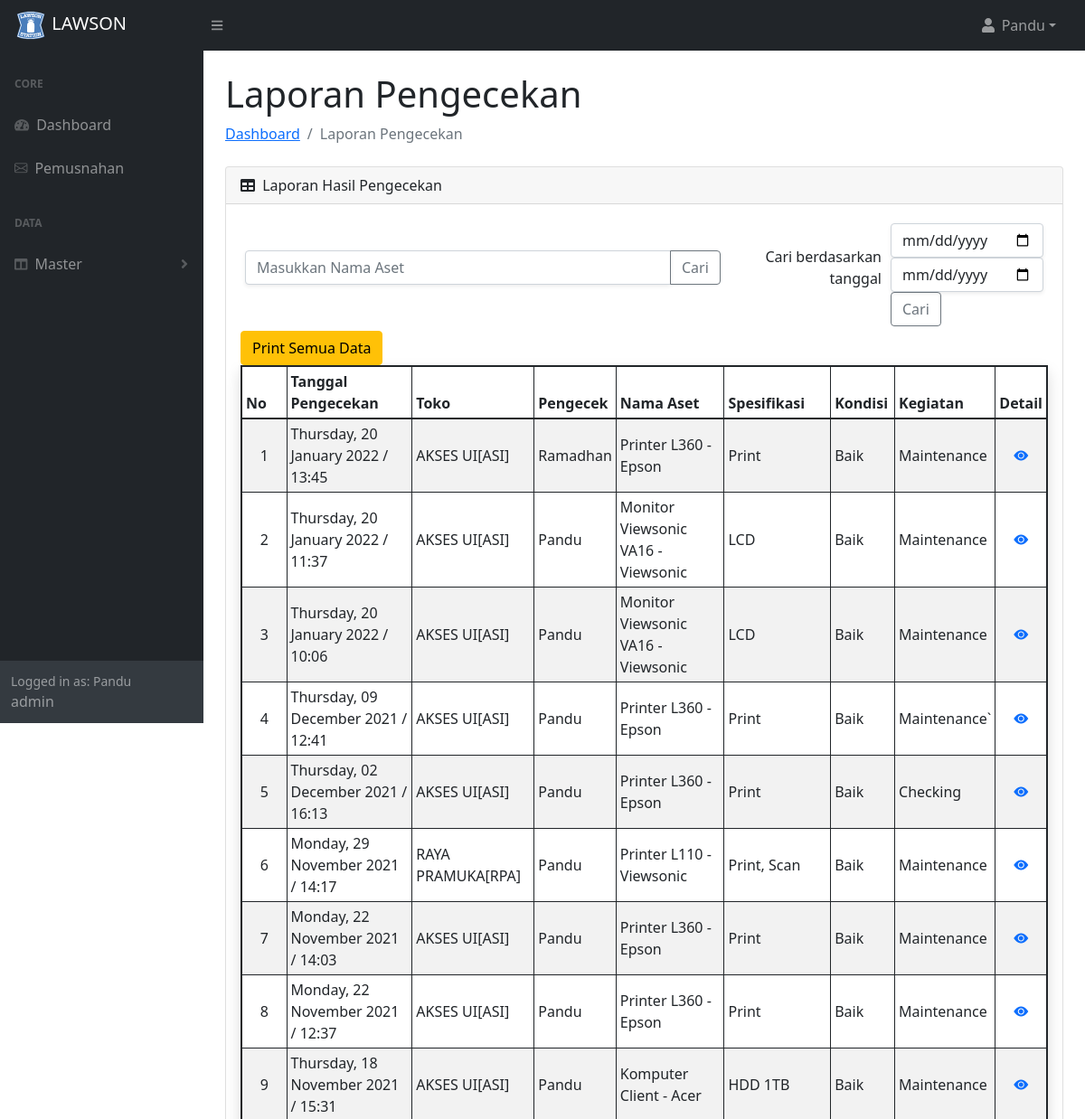
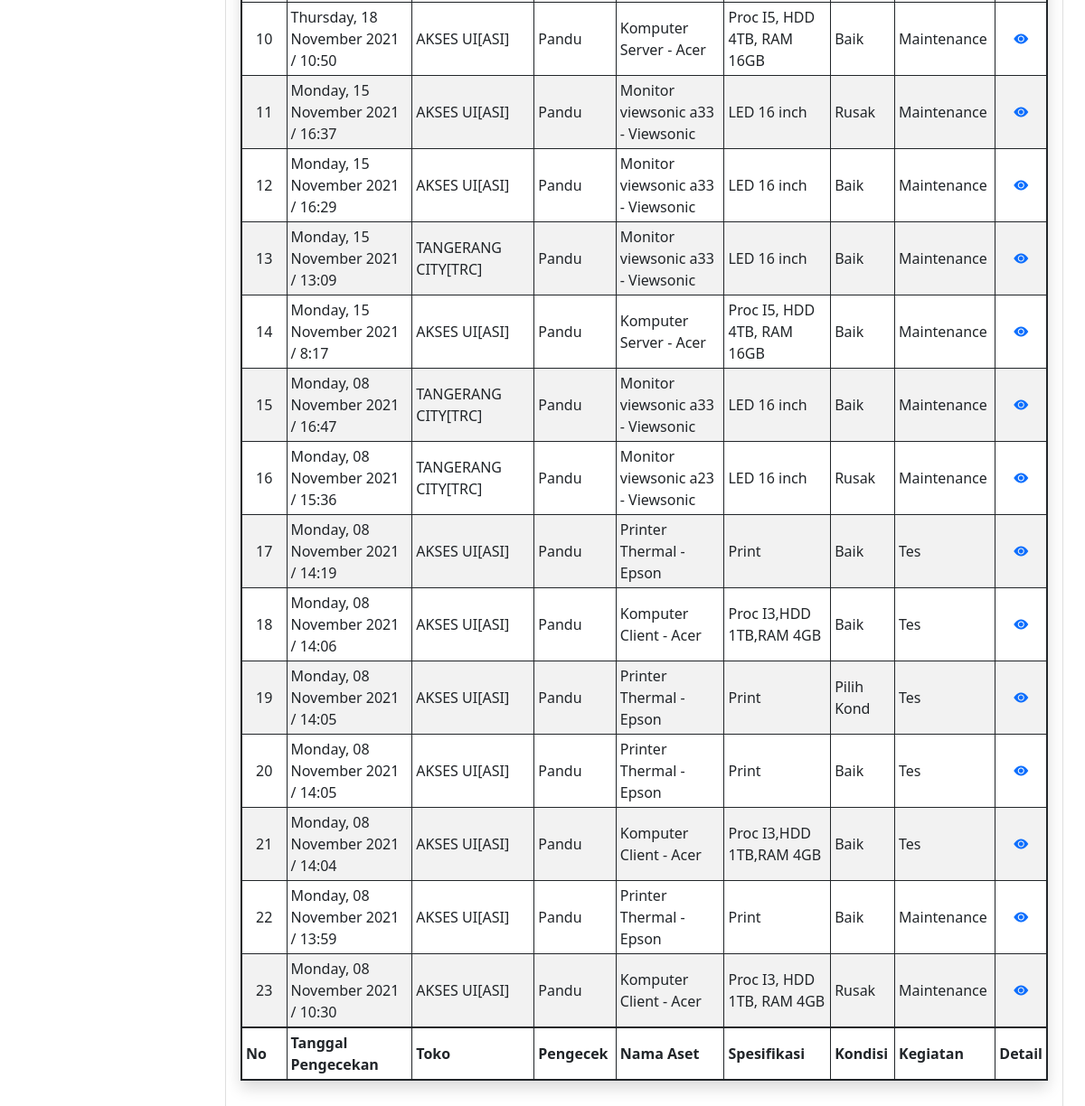
The app's page /laporan.php (signed in) with its own data (2 pictures, top to bottom).
### tables this page shows
CREATE TABLE `karyawan` (
  `nip` varchar(10) NOT NULL,
  `nama_lengkap` char(100) NOT NULL,
  `jenis_kelamin` varchar(10) NOT NULL,
  `email` varchar(50) NOT NULL
);

CREATE TABLE `user` (
  `id_user` int(11) NOT NULL,
  `username` varchar(25) NOT NULL,
  `password` varchar(25) NOT NULL,
  `level` varchar(15) NOT NULL,
  `nip` varchar(10) NOT NULL
);

CREATE TABLE `pengecekan` (
  `id_pengecekan` int(11) NOT NULL,
  `serial_number` int(10) NOT NULL,
  `no_tag` varchar(15) NOT NULL,
  `nama_aset` char(50) NOT NULL,
  `merk_aset` char(25) NOT NULL,
  `spesifikasi` text NOT NULL,
  `kegiatan` char(50) NOT NULL,
  `kd_store` varchar(4) NOT NULL,
  `gambar` varchar(25) NOT NULL,
  `tgl_cek` date NOT NULL,
  `jam_cek` time NOT NULL,
  `kondisi` char(10) NOT NULL,
  `id_tipe` int(3) NOT NULL,
  `id_ruang` int(3) NOT NULL,
  `nip` varchar(10) NOT NULL,
  `harga` int(10) NOT NULL
);

CREATE TABLE `store` (
  `KD_STORE` varchar(4) NOT NULL,
  `KD_REGION` char(3) NOT NULL,
  `KD_BRANCH` char(4) NOT NULL,
  `NAMA_STORE` varchar(50) NOT NULL,
  `ALIAS` char(4) NOT NULL,
  `ALAMAT1` varchar(50) NOT NULL,
  `ALAMAT2` varchar(50) NOT NULL,
  `ALAMAT3` varchar(20) NOT NULL,
  `KODE_POS` int(5) NOT NULL,
  `TELP` varchar(13) NOT NULL
);

### functions.php (called while the page is built, shortened)
<?php
$koneksi = mysqli_connect("localhost","root","","lawson");
function query($query){
    global $koneksi;
    $result = mysqli_query($koneksi, $query);
    $rows = [];
    while ($row = mysqli_fetch_assoc($result)){
        $rows[] = $row;
    }
    return $rows;
}
?>

### laporan.php (the view, shortened to what this page needs)
<?php
$level = $_SESSION["level"];
$nip = $_SESSION["nip"];
require 'functions.php';
$laporan = query("SELECT * from (((pengecekan inner join store on pengecekan.kd_store = store.KD_STORE)
        inner join ruangan on pengecekan.id_ruang = ruangan.id_ruang)
        inner join tipe on pengecekan.id_tipe = tipe.id_tipe)
        inner join karyawan on pengecekan.nip = karyawan.nip order by tgl_cek desc, jam_cek desc");
$karyawan = query("SELECT * from karyawan inner join user on karyawan.nip = user.nip where karyawan.nip = '$nip' ")[0];
?>
<!DOCTYPE html>
<html lang="en">
<head>
    <link rel="stylesheet" href="assets/css/bootstrap.min.css">
    <link rel="stylesheet" href="assets/css/hovergambar.css">
    <link rel="stylesheet" href="https://cdn.jsdelivr.net/npm/bootstrap-icons@1.5.0/font/bootstrap-icons.css">
    <link href="https://cdn.jsdelivr.net/npm/simple-datatables@latest/dist/style.css" rel="stylesheet" />
    <link href="assets/css/styles.css" rel="stylesheet" />
</head>
<body class="sb-nav-fixed">
<?php
    include 'templates/navbar.php';
    include 'templates/sidebar.php';
?>
<div id="layoutSidenav_content">
    <main>
        <div class="container-fluid px-4 pb-4">
            <h1 class="mt-4 d-print-none">Laporan Pengecekan</h1>
            <ol class="breadcrumb mb-4 d-print-none">
                <li class="breadcrumb-item"><a href="index.php"> Dashboard</a></li>
                <li class="breadcrumb-item active">Laporan Pengecekan</li>
            </ol>
        <div class="card mb-4">
            <div class="card-header d-print-none">
                <i class='fas fa-table me-1'></i>
                Laporan Hasil Pengecekan
            </div>
        <div class="card-body">
        <table cellspacing="5" cellpadding="5" class="d-print-none">
            <form action="" method="post">
                <tr>
                    <td width="60%">
                        <div class="input-group mb-3">
                            <input type="text" class="form-control shadow-sm" name="keyword" placeholder="Masukkan Nama Aset">
                            <button type="submit" class="btn btn-outline-secondary" name="cari">Cari</button>
                        </div>
                    </td>
                <td align="right">
                <p>Cari berdasarkan tanggal</p>
                </td>
                <td width="15%">
                    <input type="date" name="tgl_awal" class="form-control  shadow-sm">
                    <input type="date" name="tgl_akhir" class="form-control  shadow-sm">
                    <button type="submit" class="input-group-text btn btn-outline-secondary" name="tgl">Cari</button>
                </td>
                </tr>
            </form>
            </table>
            <div class="row">
                <form action="" method="post">
                    <?php if (isset($_POST["tgl"])){
                        echo "<input type='date' name='tgl_awal' value='$_POST[tgl_awal]' hidden>
                            <input type='date' name='tgl_akhir' value='$_POST[tgl_akhir]' hidden>
                        <button type='submit' name='topdf2' class='btn btn-warning'> Print Laporan dari tanggal $_POST[tgl_awal] - $_POST[tgl_akhir]</button>";
                    } else if(isset($_POST["cari"])){
                        echo "<input type='text' name='nama' value='$_POST[keyword]'>
                        <button type='submit' name='topdf3' class='btn btn-warning'> Print Semua Data $_POST[keyword] </button>";
                    } else {
                        echo "<button type='submit' name='topdf' class='btn btn-warning'> Print Semua Data </button>";
                    }
                    ?>
                </form>
            </div>
            <table class="shadow sm table table-bordered border border-2 border-dark table-striped table-sm table-responsive" cellpadding="10" cellspacing="0" id='contoh'>
                <thead>
                    <th>No</th>
                    <th>Tanggal Pengecekan</th>
                    <th>Toko</th>
                    <th>Pengecek</th>
                    <th>Nama Aset</th>
                    <th>Spesifikasi</th>
                    <th>Kondisi</th>
                    <th>Kegiatan</th>
                    <th class="d-print-none">Detail</th>
                </thead>
                <tfoot>
                    <th>No</th>
                    <th>Tanggal Pengecekan</th>
                    <th>Toko</th>
                    <th>Pengecek</th>
                    <th>Nama Aset</th>
                    <th>Spesifikasi</th>
                    <th>Kondisi</th>
                    <th>Kegiatan</th>
                    <th class="d-print-none">Detail</th>
                </tfoot>
                <tbody>
                <?php $i = 1; ?>
                <?php foreach ($laporan as $row) :?>
                    <tr>
                        <td class="align-middle text-center" width="50px"><?= $i ;?> </td>
                        <td class="align-middle"> <?= date("l, d F Y", strtotime($row["tgl_cek"])) . ' / ' . date("G:i", strtotime($row["jam_cek"])); ?></td>
                        <td class="align-middle"> <?= $row["NAMA_STORE"]; ?></td>
                        <td class="align-middle"> <?= $row["nama_lengkap"]; ?></td>
                        <td class="align-middle"> <?= $row["nama_aset"].' - '.$row["merk_aset"] ; ?></td>
                        <td class="align-middle"> <?= $row["spesifikasi"]; ?></td>
                        <td class="align-middle"> <?= $row["kondisi"]; ?></td>
                        <td class="align-middle"> <?= $row["kegiatan"]; ?></td>
                        <td class="align-middle text-center d-print-none"> <a href="detail_laporan_pengecekan.php?id_pengecekan=<?= $row["id_pengecekan"];?>"><i class="bi bi-eye-fill"></i></a> </td>
                    </tr>
                <?php $i++; ?>
                <?php endforeach;?>
                </tbody>
            </table>
        </div>
    </div>
</main>
</div>
</div>
</body>
</html>

### templates/navbar.php (shortened to what this page needs)
<nav class="sb-topnav navbar navbar-expand navbar-dark bg-dark d-print-none">
            <a class="navbar-brand ps-3" href="index.php"><img src="assets/gambar/logo.svg" alt="" width="36px"> LAWSON</a>
            <button class="btn btn-link btn-sm order-1 order-lg-0 me-4 me-lg-0" id="sidebarToggle" href="#!"><i class="fas fa-bars"></i></button>
            <ul class="navbar-nav ms-auto ms-md-0 me-3 me-lg-4">
                <li class="nav-item dropdown">
                    <a class="nav-link dropdown-toggle" id="navbarDropdown" href="#" role="button" data-bs-toggle="dropdown" aria-expanded="false"><i class="fas fa-user fa-fw"></i> <?= $karyawan["nama_lengkap"];?></a>
                </li>
            </ul>
        </nav>

### templates/sidebar.php (shortened to what this page needs)
<?php
$karyawan = query("SELECT * from karyawan inner join user on karyawan.nip = user.nip where karyawan.nip = '$nip' ")[0];
?>
<div id="layoutSidenav">
<div id="layoutSidenav_nav" class="d-print-none">
    <nav class="sb-sidenav accordion sb-sidenav-dark" id="sidenavAccordion">
        <div class="sb-sidenav-menu">
            <div class="nav">
                <div class="sb-sidenav-menu-heading">Core</div>
                <a class="nav-link" href="index.php">
                    <div class="sb-nav-link-icon"><i class="fas fa-tachometer-alt"></i></div>
                    Dashboard
                </a>
                <?php if ($level != 'support'):?>
                <a class="nav-link" href="pemusnahan.php">
                    <div class="sb-nav-link-icon"><i class="bi bi-envelope"></i></div>
                    Pemusnahan
                </a>
                <?php endif;?>
                <div class="sb-sidenav-menu-heading">Data</div>
                <a class="nav-link collapsed" href="#" data-bs-toggle="collapse" data-bs-target="#collapseLayouts" aria-expanded="false" aria-controls="collapseLayouts">
                    <div class="sb-nav-link-icon"><i class="fas fa-columns"></i></div>
                    Master
                    <div class="sb-sidenav-collapse-arrow"><i class="fas fa-angle-down"></i></div>
                </a>
                <div class="sb-sidenav-menu-heading"></div>
                <a class="nav-link" href="#">
                </a>
                <a class="nav-link" href="#">
                </a>
            </div>
        </div>
        <div class="sb-sidenav-footer">
            <div class="small">Logged in as: <?= $karyawan["nama_lengkap"];?></div>
            <?= $karyawan["level"];?>
        </div>
    </nav>
</div>

### records on screen
karyawan: nama_lengkap "Pandu", user.level "admin"
pengecekan: tgl_cek "Thursday, 20 January 2022", jam_cek "13:45", kd_store.NAMA_STORE "AKSES UI[ASI]", karyawan.nama_lengkap "Ramadhan", nama_aset "Printer L360", merk_aset "Epson", spesifikasi "Print", kondisi "Baik", kegiatan "Maintenance"
pengecekan: tgl_cek "Thursday, 20 January 2022", jam_cek "11:37", kd_store.NAMA_STORE "AKSES UI[ASI]", karyawan.nama_lengkap "Pandu", nama_aset "Monitor Viewsonic VA16", merk_aset "Viewsonic", spesifikasi "LCD", kondisi "Baik", kegiatan "Maintenance"
pengecekan: tgl_cek "Thursday, 20 January 2022", jam_cek "10:06", kd_store.NAMA_STORE "AKSES UI[ASI]", karyawan.nama_lengkap "Pandu", nama_aset "Monitor Viewsonic VA16", merk_aset "Viewsonic", spesifikasi "LCD", kondisi "Baik", kegiatan "Maintenance"
pengecekan: tgl_cek "Thursday, 09 December 2021", jam_cek "12:41", kd_store.NAMA_STORE "AKSES UI[ASI]", karyawan.nama_lengkap "Pandu", nama_aset "Printer L360", merk_aset "Epson", spesifikasi "Print", kondisi "Baik", kegiatan "Maintenance`"
pengecekan: tgl_cek "Thursday, 02 December 2021", jam_cek "16:13", kd_store.NAMA_STORE "AKSES UI[ASI]", karyawan.nama_lengkap "Pandu", nama_aset "Printer L360", merk_aset "Epson", spesifikasi "Print", kondisi "Baik", kegiatan "Checking"
pengecekan: tgl_cek "Monday, 29 November 2021", jam_cek "14:17", kd_store.NAMA_STORE "RAYA PRAMUKA[RPA]", karyawan.nama_lengkap "Pandu", nama_aset "Printer L110", merk_aset "Viewsonic", spesifikasi "Print, Scan", kondisi "Baik", kegiatan "Maintenance"
pengecekan: tgl_cek "Monday, 22 November 2021", jam_cek "14:03", kd_store.NAMA_STORE "AKSES UI[ASI]", karyawan.nama_lengkap "Pandu", nama_aset "Printer L360", merk_aset "Epson", spesifikasi "Print", kondisi "Baik", kegiatan "Maintenance"
pengecekan: tgl_cek "Monday, 22 November 2021", jam_cek "12:37", kd_store.NAMA_STORE "AKSES UI[ASI]", karyawan.nama_lengkap "Pandu", nama_aset "Printer L360", merk_aset "Epson", spesifikasi "Print", kondisi "Baik", kegiatan "Maintenance"
pengecekan: tgl_cek "Thursday, 18 November 2021", jam_cek "15:31", kd_store.NAMA_STORE "AKSES UI[ASI]", karyawan.nama_lengkap "Pandu", nama_aset "Komputer Client", merk_aset "Acer", spesifikasi "HDD 1TB", kondisi "Baik", kegiatan "Maintenance"
pengecekan: tgl_cek "Thursday, 18 November 2021", jam_cek "10:50", kd_store.NAMA_STORE "AKSES UI[ASI]", karyawan.nama_lengkap "Pandu", nama_aset "Komputer Server", merk_aset "Acer", spesifikasi "Proc I5, HDD 4TB, RAM 16GB", kondisi "Baik", kegiatan "Maintenance"
pengecekan: tgl_cek "Monday, 15 November 2021", jam_cek "16:37", kd_store.NAMA_STORE "AKSES UI[ASI]", karyawan.nama_lengkap "Pandu", nama_aset "Monitor viewsonic a33", merk_aset "Viewsonic", spesifikasi "LED 16 inch", kondisi "Rusak", kegiatan "Maintenance"
pengecekan: tgl_cek "Monday, 15 November 2021", jam_cek "16:29", kd_store.NAMA_STORE "AKSES UI[ASI]", karyawan.nama_lengkap "Pandu", nama_aset "Monitor viewsonic a33", merk_aset "Viewsonic", spesifikasi "LED 16 inch", kondisi "Baik", kegiatan "Maintenance"
pengecekan: tgl_cek "Monday, 15 November 2021", jam_cek "13:09", kd_store.NAMA_STORE "TANGERANG CITY[TRC]", karyawan.nama_lengkap "Pandu", nama_aset "Monitor viewsonic a33", merk_aset "Viewsonic", spesifikasi "LED 16 inch", kondisi "Baik", kegiatan "Maintenance"
pengecekan: tgl_cek "Monday, 15 November 2021", jam_cek "8:17", kd_store.NAMA_STORE "AKSES UI[ASI]", karyawan.nama_lengkap "Pandu", nama_aset "Komputer Server", merk_aset "Acer", spesifikasi "Proc I5, HDD 4TB, RAM 16GB", kondisi "Baik", kegiatan "Maintenance"
pengecekan: tgl_cek "Monday, 08 November 2021", jam_cek "16:47", kd_store.NAMA_STORE "TANGERANG CITY[TRC]", karyawan.nama_lengkap "Pandu", nama_aset "Monitor viewsonic a33", merk_aset "Viewsonic", spesifikasi "LED 16 inch", kondisi "Baik", kegiatan "Maintenance"
pengecekan: tgl_cek "Monday, 08 November 2021", jam_cek "15:36", kd_store.NAMA_STORE "TANGERANG CITY[TRC]", karyawan.nama_lengkap "Pandu", nama_aset "Monitor viewsonic a23", merk_aset "Viewsonic", spesifikasi "LED 16 inch", kondisi "Rusak", kegiatan "Maintenance"
pengecekan: tgl_cek "Monday, 08 November 2021", jam_cek "14:19", kd_store.NAMA_STORE "AKSES UI[ASI]", karyawan.nama_lengkap "Pandu", nama_aset "Printer Thermal", merk_aset "Epson", spesifikasi "Print", kondisi "Baik", kegiatan "Tes"
pengecekan: tgl_cek "Monday, 08 November 2021", jam_cek "14:06", kd_store.NAMA_STORE "AKSES UI[ASI]", karyawan.nama_lengkap "Pandu", nama_aset "Komputer Client", merk_aset "Acer", spesifikasi "Proc I3,HDD 1TB,RAM 4GB", kondisi "Baik", kegiatan "Tes"
pengecekan: tgl_cek "Monday, 08 November 2021", jam_cek "14:05", kd_store.NAMA_STORE "AKSES UI[ASI]", karyawan.nama_lengkap "Pandu", nama_aset "Printer Thermal", merk_aset "Epson", spesifikasi "Print", kondisi "Pilih Kond", kegiatan "Tes"
pengecekan: tgl_cek "Monday, 08 November 2021", jam_cek "14:05", kd_store.NAMA_STORE "AKSES UI[ASI]", karyawan.nama_lengkap "Pandu", nama_aset "Printer Thermal", merk_aset "Epson", spesifikasi "Print", kondisi "Baik", kegiatan "Tes"
pengecekan: tgl_cek "Monday, 08 November 2021", jam_cek "14:04", kd_store.NAMA_STORE "AKSES UI[ASI]", karyawan.nama_lengkap "Pandu", nama_aset "Komputer Client", merk_aset "Acer", spesifikasi "Proc I3,HDD 1TB,RAM 4GB", kondisi "Baik", kegiatan "Tes"
pengecekan: tgl_cek "Monday, 08 November 2021", jam_cek "13:59", kd_store.NAMA_STORE "AKSES UI[ASI]", karyawan.nama_lengkap "Pandu", nama_aset "Printer Thermal", merk_aset "Epson", spesifikasi "Print", kondisi "Baik", kegiatan "Maintenance"
pengecekan: tgl_cek "Monday, 08 November 2021", jam_cek "10:30", kd_store.NAMA_STORE "AKSES UI[ASI]", karyawan.nama_lengkap "Pandu", nama_aset "Komputer Client", merk_aset "Acer", spesifikasi "Proc I3, HDD 1TB, RAM 4GB", kondisi "Rusak", kegiatan "Maintenance"
